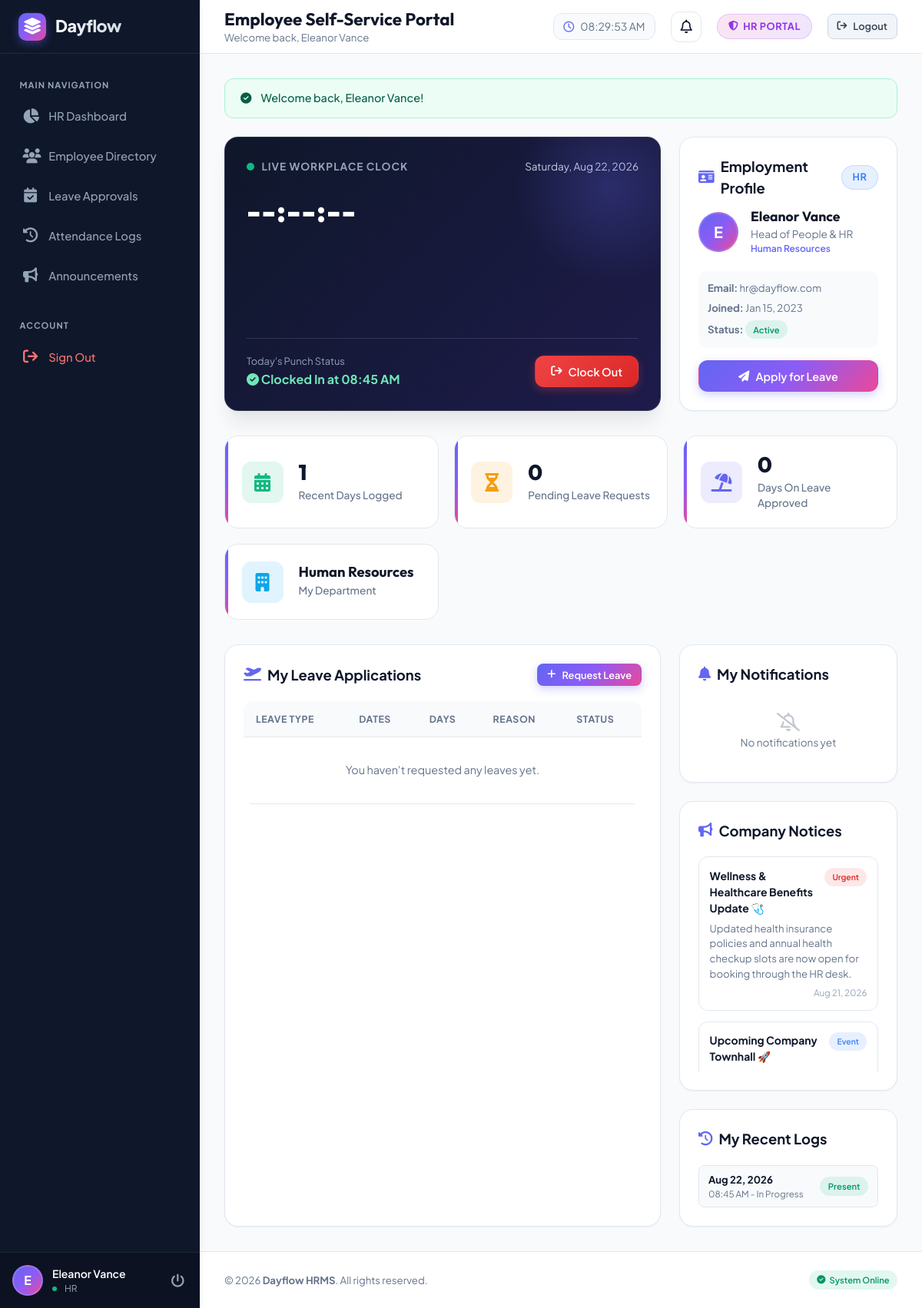
The app's page /employee_dashboard.php (signed in) with its own data.
### tables this page shows
CREATE TABLE IF NOT EXISTS `users` (
    `id` INT AUTO_INCREMENT PRIMARY KEY,
    `name` VARCHAR(100) NOT NULL,
    `email` VARCHAR(150) NOT NULL UNIQUE,
    `password` VARCHAR(255) NOT NULL,
    `role` ENUM('employee', 'hr') NOT NULL DEFAULT 'employee',
    `department_id` INT DEFAULT NULL,
    `designation` VARCHAR(100) DEFAULT 'Staff Member',
    `phone` VARCHAR(20) DEFAULT NULL,
    `avatar` VARCHAR(255) DEFAULT NULL,
    `salary` DECIMAL(10,2) DEFAULT 45000.00,
    `join_date` DATE DEFAULT CURRENT_DATE,
    `status` ENUM('active', 'inactive', 'on_leave') DEFAULT 'active',
    `email_verified` TINYINT(1) DEFAULT 0,
    `verification_code` VARCHAR(10) DEFAULT NULL,
    `otp_expires_at` DATETIME DEFAULT NULL,
    `created_at` TIMESTAMP DEFAULT CURRENT_TIMESTAMP,
    FOREIGN KEY (`department_id`) REFERENCES `departments`(`id`) ON DELETE SET NULL
);

CREATE TABLE IF NOT EXISTS `attendance` (
    `id` INT AUTO_INCREMENT PRIMARY KEY,
    `user_id` INT NOT NULL,
    `date` DATE NOT NULL,
    `clock_in` TIME DEFAULT NULL,
    `clock_out` TIME DEFAULT NULL,
    `total_hours` DECIMAL(4,2) DEFAULT 0.00,
    `status` ENUM('present', 'late', 'half_day', 'absent') DEFAULT 'present',
    `notes` TEXT,
    `created_at` TIMESTAMP DEFAULT CURRENT_TIMESTAMP,
    UNIQUE KEY `unique_user_date` (`user_id`, `date`),
    FOREIGN KEY (`user_id`) REFERENCES `users`(`id`) ON DELETE CASCADE
);

CREATE TABLE IF NOT EXISTS `departments` (
    `id` INT AUTO_INCREMENT PRIMARY KEY,
    `name` VARCHAR(100) NOT NULL UNIQUE,
    `description` TEXT,
    `created_at` TIMESTAMP DEFAULT CURRENT_TIMESTAMP
);

CREATE TABLE IF NOT EXISTS `announcements` (
    `id` INT AUTO_INCREMENT PRIMARY KEY,
    `title` VARCHAR(200) NOT NULL,
    `content` TEXT NOT NULL,
    `category` ENUM('general', 'urgent', 'event', 'holiday') DEFAULT 'general',
    `created_by` INT NOT NULL,
    `created_at` TIMESTAMP DEFAULT CURRENT_TIMESTAMP,
    FOREIGN KEY (`created_by`) REFERENCES `users`(`id`) ON DELETE CASCADE
);

### employee_dashboard.php (the view, shortened to what the rows shown need)
<?php
require_once __DIR__ . '/config/db.php';
$currentUser = getCurrentUser();
$pageTitle = "Employee Self-Service Portal";
$pageSubtitle = "Welcome back, " . htmlspecialchars($currentUser['name']);
$db = getDBConnection();
$today = date('Y-m-d');
$userId = $currentUser['id'];
$attStmt = $db->prepare("SELECT * FROM attendance WHERE user_id = ? AND date = ? LIMIT 1");
$attStmt->execute([$userId, $today]);
$todayAttendance = $attStmt->fetch();
$histStmt = $db->prepare("SELECT * FROM attendance WHERE user_id = ? ORDER BY date DESC LIMIT 10");
$histStmt->execute([$userId]);
$myAttendanceHistory = $histStmt->fetchAll();
$announcementsStmt = $db->query("
    SELECT a.*, u.name AS author_name
    FROM announcements a
    JOIN users u ON a.created_by = u.id
    ORDER BY a.created_at DESC LIMIT 5
");
$announcements = $announcementsStmt->fetchAll();
include __DIR__ . '/includes/header.php';
?>
<div class="app-container">
    <?php include __DIR__ . '/includes/sidebar.php'; ?>
    <div class="main-wrapper">
        <?php include __DIR__ . '/includes/navbar.php'; ?>
        <main class="content-body">
            <div class="grid-3" id="punchWidget" style="margin-bottom: 2rem;">
                <div class="clock-widget-card">
                    <div style="margin-top: 1.5rem; padding-top: 1.25rem; border-top: 1px solid rgba(255, 255, 255, 0.12); display: flex; align-items: center; justify-content: space-between; flex-wrap: wrap; gap: 1rem;">
                        <div>
                            <div style="font-size: 1rem; font-weight: 700; color: #fff; margin-top: 2px;">
                                <?php if (!$todayAttendance): ?>
                                    <span style="color: #fca5a5;"><i class="fa-solid fa-circle-xmark"></i> Not Clocked In</span>
                                <?php elseif (empty($todayAttendance['clock_out'])): ?>
                                    <span style="color: #6ee7b7;"><i class="fa-solid fa-circle-check"></i> Clocked In at <?= formatTime($todayAttendance['clock_in']) ?></span>
                                <?php else: ?>
                                    <span style="color: #93c5fd;"><i class="fa-solid fa-flag-checkered"></i> Clocked Out at <?= formatTime($todayAttendance['clock_out']) ?> (<?= $todayAttendance['total_hours'] ?> hrs)</span>
                                <?php endif; ?>
                            </div>
                        </div>
                    </div>
                </div>
                <div class="card" id="profileSection" style="display: flex; flex-direction: column; justify-content: space-between;">
                    <div>
                        <div class="card-header" style="margin-bottom: 0.75rem;">
                            <div class="card-title">
                                <i class="fa-solid fa-id-card" style="color: var(--primary);"></i>
                                Employment Profile
                            </div>
                            <span class="role-badge employee"><?= strtoupper($currentUser['role']) ?></span>
                        </div>
                        <div style="display: flex; align-items: center; gap: 1rem; margin-bottom: 1.25rem;">
                            <div class="user-mini-avatar" style="width: 52px; height: 52px; font-size: 1.25rem;">
                                <?= strtoupper(substr($currentUser['name'], 0, 1)) ?>
                            </div>
                            <div>
                                <h3 style="font-size: 1.1rem; margin-bottom: 2px;"><?= htmlspecialchars($currentUser['name']) ?></h3>
                                <div style="font-size: 0.85rem; color: var(--text-muted);"><?= htmlspecialchars($currentUser['designation'] ?? 'Staff') ?></div>
                                <div style="font-size: 0.75rem; color: var(--primary); font-weight: 600;"><?= htmlspecialchars($currentUser['department_name'] ?? 'General') ?></div>
                            </div>
                        </div>
                        <div style="font-size: 0.825rem; color: var(--text-muted); display: flex; flex-direction: column; gap: 6px; padding: 0.75rem; background: var(--bg-main); border-radius: var(--radius-md);">
                            <div><strong>Email:</strong> <?= htmlspecialchars($currentUser['email']) ?></div>
                            <div><strong>Joined:</strong> <?= formatNiceDate($currentUser['join_date']) ?></div>
                            <div><strong>Status:</strong> <span class="status-pill active" style="font-size: 0.7rem;"><?= ucfirst($currentUser['status']) ?></span></div>
                        </div>
                    </div>
                </div>
            </div>
            <div class="stat-grid">
                <div class="stat-card">
                    <div class="stat-details">
                        <div class="stat-number" style="font-size: 1.15rem; font-weight: 700;"><?= htmlspecialchars($currentUser['department_name'] ?? 'General') ?></div>
                        <div class="stat-title">My Department</div>
                    </div>
                </div>
            </div>
            <div class="grid-3">
                <div class="card" id="myLeavesSection">
                    <div class="table-responsive">
                        <table class="custom-table">
                            <thead>
                                <tr>
                                    <th>Leave Type</th>
                                    <th>Dates</th>
                                    <th>Days</th>
                                    <th>Reason</th>
                                    <th>Status</th>
                                </tr>
                            </thead>
                        </table>
                    </div>
                </div>
                <div style="display: flex; flex-direction: column; gap: 1.5rem;">
                    <div class="card" id="companyFeed">
                        <div style="display: flex; flex-direction: column; gap: 0.85rem; max-height: 280px; overflow-y: auto;">
                            <?php foreach ($announcements as $ann): ?>
                                <div style="padding: 0.85rem; border: 1px solid var(--border-color); border-radius: var(--radius-md); background: #ffffff;">
                                    <div style="display: flex; justify-content: space-between; align-items: flex-start; margin-bottom: 0.35rem;">
                                        <strong style="font-size: 0.875rem;"><?= htmlspecialchars($ann['title']) ?></strong>
                                        <span class="status-pill <?= $ann['category'] === 'urgent' ? 'rejected' : ($ann['category'] === 'event' ? 'on_leave' : 'active') ?>" style="font-size: 0.65rem;">
                                            <?= ucfirst($ann['category']) ?>
                                        </span>
                                    </div>
                                    <p style="font-size: 0.825rem; color: var(--text-muted); margin-bottom: 0.4rem;">
                                        <?= nl2br(htmlspecialchars($ann['content'])) ?>
                                    </p>
                                    <div style="font-size: 0.725rem; color: var(--text-light); text-align: right;">
                                        <?= formatNiceDate($ann['created_at']) ?>
                                    </div>
                                </div>
                            <?php endforeach; ?>
                        </div>
                    </div>
                    <div class="card">
                        <div style="display: flex; flex-direction: column; gap: 0.6rem; max-height: 220px; overflow-y: auto;">
                            <?php if (empty($myAttendanceHistory)): ?>
                                <p style="color: var(--text-muted); font-size: 0.85rem; text-align: center;">No logs yet.</p>
                            <?php else: ?>
                                <?php foreach ($myAttendanceHistory as $att): ?>
                                    <div style="display: flex; align-items: center; justify-content: space-between; padding: 0.5rem 0.75rem; background: var(--bg-main); border-radius: var(--radius-sm); font-size: 0.825rem; border: 1px solid var(--border-color);">
                                        <div>
                                            <strong><?= formatNiceDate($att['date']) ?></strong>
                                            <div style="font-size: 0.725rem; color: var(--text-muted);">
                                                <?= formatTime($att['clock_in']) ?> - <?= $att['clock_out'] ? formatTime($att['clock_out']) : 'In Progress' ?>
                                            </div>
                                        </div>
                                        <span class="status-pill <?= $att['status'] ?>" style="font-size: 0.7rem;">
                                            <?= ucfirst($att['status']) ?>
                                        </span>
                                    </div>
                                <?php endforeach; ?>
                            <?php endif; ?>
                        </div>
                    </div>
                </div>
            </div>
        </main>
        <?php include __DIR__ . '/includes/footer.php'; ?>

### includes/sidebar.php (shortened to what the rows shown need)
<?php
$currentUser = getCurrentUser();
?>
<aside class="sidebar" id="sidebar">
    <?php if ($currentUser): ?>
    <div class="sidebar-footer">
        <div class="user-mini-avatar">
            <?= strtoupper(substr($currentUser['name'] ?? 'U', 0, 1)) ?>
        </div>
        <div class="user-mini-info">
            <div class="user-mini-name"><?= htmlspecialchars($currentUser['name'] ?? 'User') ?></div>
            <div class="user-mini-role">
                <span class="live-pulse" style="width: 6px; height: 6px;"></span>
                <?= strtoupper($currentUser['role'] ?? 'employee') ?>
            </div>
        </div>
        <a href="logout.php" title="Sign Out" style="color: #94a3b8; font-size: 1.1rem; padding: 4px;">
            <i class="fa-solid fa-power-off"></i>
        </a>
    </div>
    <?php endif; ?>
</aside>

### includes/navbar.php (shortened to what the rows shown need)
<?php
$currentUser = getCurrentUser();
?>
<header class="top-navbar">
    <div class="navbar-left">
        <div class="page-title-box">
            <h1><?= htmlspecialchars($pageTitle ?? 'Dashboard') ?></h1>
            <p><?= htmlspecialchars($pageSubtitle ?? 'Welcome back, ' . ($currentUser['name'] ?? 'Team Member')) ?></p>
        </div>
    </div>
</header>

### records on screen
users: name "E", name "Eleanor Vance", role "HR", name "Welcome back, Eleanor Vance", designation "Head of People & HR", department.name "Human Resources", email "hr@dayflow.com", join_date "Jan 15, 2023", status "Active"
attendance: clock_in "08:45 AM", date "Aug 22, 2026", shows "In Progress", status "Present"
announcements: title "Wellness & Healthcare Benefits Update 🩺", category "Urgent", content "Updated health insurance policies and annual health checkup slots are now open for booking through the HR desk.", created_at "Aug 21, 2026"
announcements: title "Upcoming Company Townhall 🚀", category "Event"

### other values on screen
$pageTitle "Employee Self-Service Portal"
$flashSuccess "Welcome back, Eleanor Vance!"
$presentDaysThisMonth "1"
$pendingLeavesCount "0"
$leavesTakenCount "0"
